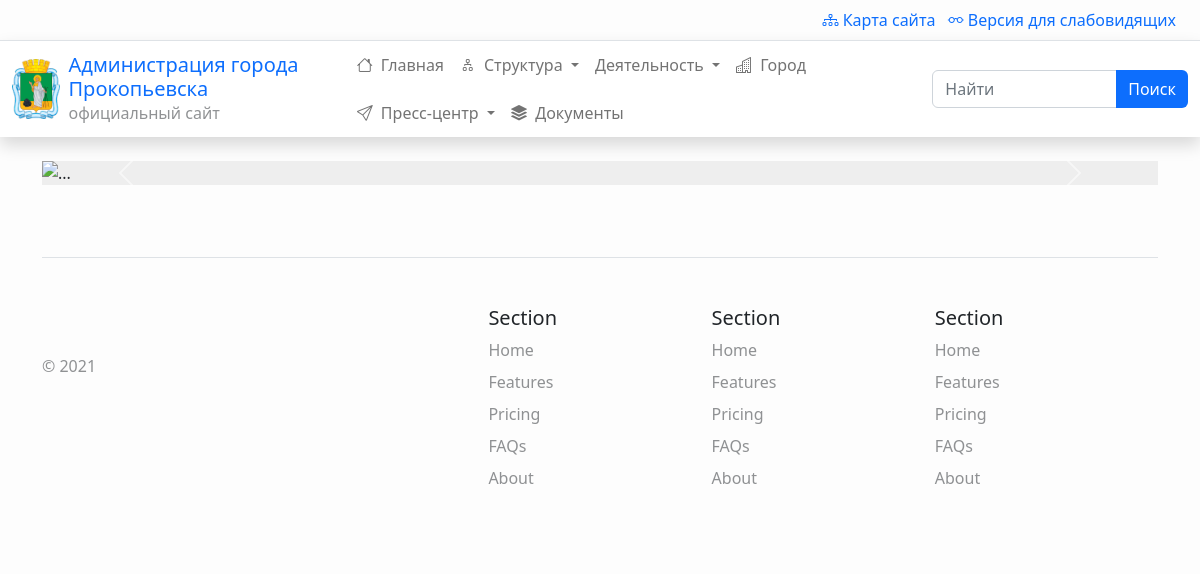
The app's page /, older data.
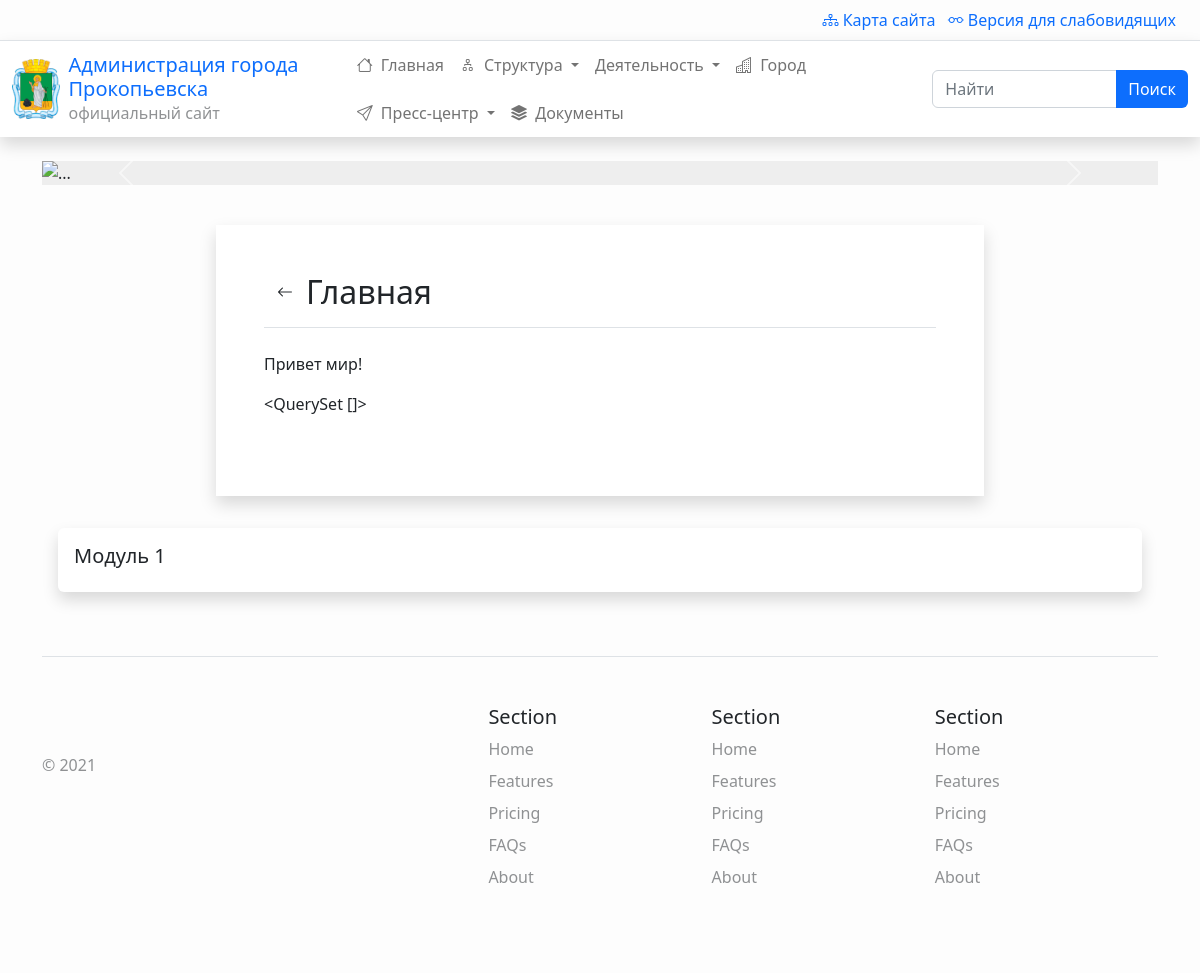
The same page, newer data.
### menus/models.py (models this page shows, shortened)
class Menu(models.Model):
    title = models.CharField(max_length=100, verbose_name="Название")
    alias = models.SlugField(blank=True, unique=True,
                             max_length=100, help_text="Краткое название транслитом через тире (пример: 'kratkoe-nazvanie-translitom'). Чем короче тем лучше. Для автоматического заполнения - оставьте пустым.")
    parent = models.ForeignKey(
        'Menu', on_delete=models.CASCADE, blank=True, null=True, verbose_name="Родитель")
    order = models.PositiveSmallIntegerField(default=0, blank=True, null=True)
    list_order = models.PositiveSmallIntegerField(default=0, blank=True, null=True)
    level = models.PositiveSmallIntegerField(default=1, blank=True, null=True)
    url = models.CharField(max_length=1000, default='', blank=True, null=True)
    published = models.BooleanField(default=True, verbose_name="Опубликовано")
    is_fixed = models.BooleanField(default=False, verbose_name="Зафиксировать дочерние пункты меню?",
                                   help_text="Если отмечено - дочерние пункты меню не будут раскрываться, если не отмечено -  будут.")
    icon = models.CharField(max_length=32, default="", blank=True, verbose_name="Иконка", help_text="Необязательно. Названия брать <a href='https://icons.getbootstrap.com/' target='_blank'>отсюда.</a>")
    short_description = models.CharField(max_length=100, blank=True,
        verbose_name="Краткое описание", help_text="Краткое описание содержимого меню")
    description = RichTextUploadingField(verbose_name="Описание", blank=True)
    debug_info = models.TextField(default="", blank=True, null=True)
    objects = MenuManager()
    def get_subitems(parent=None, maxlevel=None):
        if parent:
            if maxlevel:
                if parent.level >= maxlevel:
                    return None
            items = Menu.objects.filter(parent_id=parent.id, published=True)
        else:
            items = Menu.objects.filter(level=1, published=True)
        if len(items) == 0:
            return None
        result = []
        for item in items:
            result.append(
                {
                    'item': item,
                    'url': item.url,
                    'subitems': item.get_subitems(maxlevel=maxlevel)
                }
            )
        return result
    class Meta:
        ordering = ['list_order']
        verbose_name = "Меню"
        verbose_name_plural = "Меню"

### site_settings/models.py (models this page shows, shortened)
class Base(models.Model):
    name = models.CharField(default="", max_length=100, verbose_name="Название")
    classes = models.CharField(max_length=256, verbose_name="CSS классы", blank=True, help_text="Можно использовать bootstrap классы.")
    created_at = models.DateTimeField(auto_now_add=True, verbose_name="Дата создания")
    updated_at = models.DateTimeField(auto_now=True, verbose_name="Последнее изменение")
    objects = GridManager()
    class Meta:
        abstract = True

class Module(Base, OrderedModel):
    menu = models.ManyToManyField(Menu, verbose_name="Привязка к меню")
    show_on_every_page = models.BooleanField(default=False, verbose_name="Отображать на всех страницах сайта",
        help_text="Если выбрано - значения из поля \"меню\" будут проигнорированы.")
    column = models.ForeignKey('Column', verbose_name="Позиция", on_delete=models.CASCADE)
    show_title = models.BooleanField(default=True, verbose_name="Заголовок")
    standart_design = models.BooleanField(default=True, verbose_name="Оформление по умолчанию")
    centrize = models.BooleanField(default=False, verbose_name="Центрировать содержимое")
    published = models.BooleanField(default=True, verbose_name='Опубликовано')
    published_at = models.DateField(default=datetime.date.today,
                                    verbose_name="Дата публикации")
    post_content = models.ForeignKey(
        Post, on_delete=models.SET_NULL, verbose_name="Пост", blank=True, null=True)
    feed_content = models.ForeignKey(
        Feed, on_delete=models.SET_NULL, verbose_name="Лента постов", blank=True, null=True)
    menu_content = models.ForeignKey(
        Menu, on_delete=models.SET_NULL, related_name="menu_content", verbose_name="Меню", blank=True, null=True)
    MENU_STYLE_CHOICES = [
        ('horizontal_blocks', 'Горизонтальное меню (блоки)'),
        ('vertical_with_submenus', 'Вертикальное меню (с дочерними меню)'),
        ('vertical_without_submenus', 'Вертикальное меню (без дочерних меню)'),
    ]
    menu_style = models.CharField(max_length=64, choices=MENU_STYLE_CHOICES, default=MENU_STYLE_CHOICES[0][0],
        verbose_name="Макет меню")
    class Meta:
        verbose_name = "Модуль"
        verbose_name_plural = "Модули"
        ordering = ['column']

### app/views.py (the view)
# urls.py: path('', views.route, {'cat1':'home'}),
def route(request, *args, **kwargs):
    return menus_views.menus(request, *args, **kwargs)

### app/templatetags/render_breadcrumbs.py (called while the page is built)
@register.inclusion_tag('app/breadcrumbs.html')
def render_breadcrumbs(bc_items:dict):
    url_chain = ''
    breadcrumbs_items = {'Главная':''}
    breadcrumbs_items.update(bc_items)
    for key, value in breadcrumbs_items.items():
        url_chain += value + '/'
        breadcrumbs_items[key] = url_chain
    context = {
        'breadcrumbs_items' : breadcrumbs_items
    }
    return context

### content/models.py (called while the page is built)
    def published(self):
        return self.filter(published=True, published_at__lte=datetime.date.today())

    def get_attachments(self, *args, **kwargs):
        return self.attachment_set.all()

### menus/models.py (called while the page is built)
    def published(self):
        return self.filter(published=True)

### menus/templatetags/render_menubar.py (called while the page is built)
@register.inclusion_tag('menus/menubar.html')
def render_menubar(maxlevel=2):
    context = {}
    context['menu_tree'] = Menu.get_subitems(parent=None, maxlevel=maxlevel)
    return context

### content/templates/content/content.html (shortened to what this page needs)
{% extends 'menus/menus.html' %}

### site_settings/templates/site_settings/grid.html (shortened to what this page needs)
{% extends 'app/base.html' %}
{% block grid %}
    {% for section in sections %}
    <section>
        {% if section.obj.indents %}
        <div class="container">
        {% endif %}
            <div class="row justify-content-center {{section.obj.classes}}">
                {% for column in section.columns %}
                <div class="
                            {% if column.obj.width %}col-{{column.obj.width}}{% else %}col{% endif %}
                            {{column.obj.classes}}"
                        >
                    {% for module in column.modules %}
                        {% if module.obj.name == "CONTENT" %}
                            <div id="content" class="shadow p-5 m-3">
                                <button id="back" type="button" class="btn float-start">
                                    <i class="bi bi-arrow-left"></i>
                                </button>
                                <h2 id="content-title" class="border-bottom mb-4 pb-3">{{ page.title }}</h2>
                                {% block content %}
                                {% endblock content %}
                            </div>
                        {% elif module.obj.standart_design %}
                            <div class="card border-0 shadow m-3
                                    {{module.obj.classes}}"
                                    >
                                <div class="card-body ">
                                    {% if module.obj.show_title %}
                                    <h5 class="card-title">{{module.obj.name}}</h5>
                                    {% endif %}
                                </div>
                            </div>
                        {% endif %}
                    {% endfor %}
                </div>
                {% endfor %}
            </div>
        {% if section.obj.indents %}
        </div>
        {% endif %}
    </section>
    {% endfor %}
{% endblock grid %}

### menus/templates/menus/menubar.html (shortened to what this page needs)
{% if menu_tree|length > 0 %}
<ul class="navbar-nav d-flex flex-wrap mr-auto mb-2 mb-lg-0 ms-auto">
    {% for level_1 in menu_tree %}
    <li class="nav-item
        {% if level_1.subitems != None %}
            dropdown
        {% endif %}
    ">
        {% if level_1.subitems != None %}
        <a class="nav-link dropdown-toggle" data-bs-auto-close="outside" aria-expanded="false" href="{{level_1.url}}">
        {% else %}
        <a class="nav-link" aria-current="page" href="{{level_1.url}}">
        {% endif %}
            {% if level_1.item.icon %}
            <i class="bi bi-{{level_1.item.icon}}"></i>
            {% endif %}
            {{level_1.item.title }}
        </a>
    </li>
    {% endfor %}
</ul>
{% endif%}

### menus/templates/menus/menu_blocks.html (shortened to what this page needs)
<div class="page-description">
  {{ page.description|safe }}
</div>
{{menus}}

Row changes from the older to the newer data that the page shows:
now on this page (row edited): Module: {{ page.title }} "Главная", {{ page.description|safe }} "Привет мир!", menus "<QuerySet []>"
now on this page (row edited): Module: obj.name "Модуль 1"
